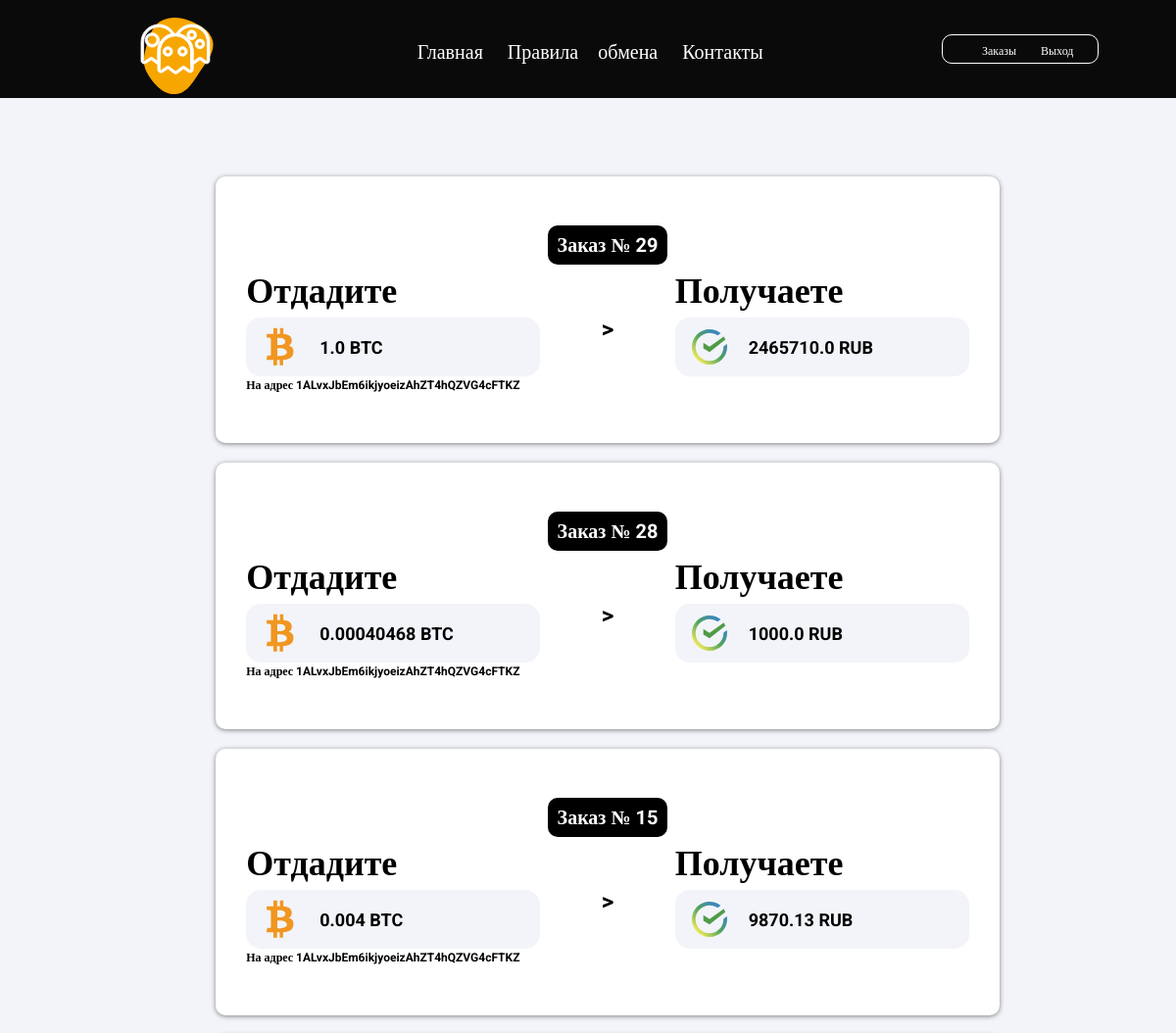
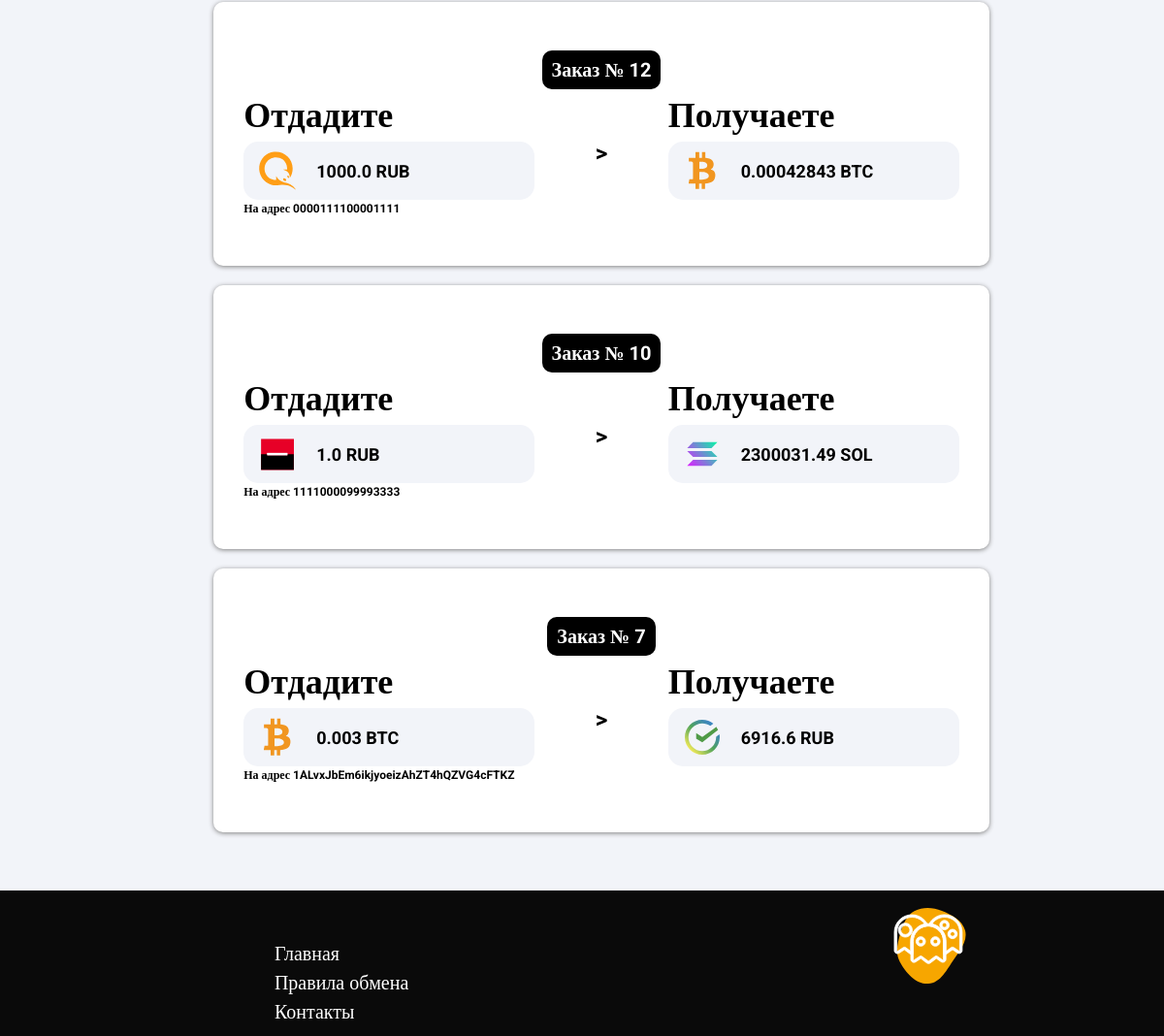
Screenshot of /orders/ (signed in) with the database file from the repository (2 pictures, top to bottom).
### main/models.py (models this page shows, shortened)
class Order(models.Model):
    number = models.IntegerField(
        null = False,
        default = 0,
    )
    random_string = models.CharField(
        max_length = 200,
        null = False,
        default = 'Нет строки',
    )
    date_time = models.DateTimeField(
        null = False,
        default = timezone.now,
    )
    give_sum = models.FloatField(
        null = False,
        default = 0,
    )
    receive_sum = models.FloatField(
        null = False,
        default = 0,
    )
    give = models.ForeignKey(
        GiveCurrency,
        on_delete = models.SET_NULL,
        null = True,
    )
    receive = models.ForeignKey(
        ReceiveCurrency,
        on_delete = models.SET_NULL,
        null = True,
    )
    give_token_standart = models.ForeignKey(
        TokenStandart,
        on_delete = models.SET_NULL,
        null = True,
        related_name = 'give_token_standart',
    )
    receive_token_standart = models.ForeignKey(
        TokenStandart,
        on_delete = models.SET_NULL,
        null = True,
        related_name = 'receive_token_standart',
    )
    receive_name = models.CharField(
        max_length = 255,
        null = False,
        default = 'Без имени',
    )
    receive_address = models.CharField(
        max_length = 255,
        null = False,
        default = 'Без адреса',
    )
    address_to = models.ForeignKey(
        AddressTo,
        on_delete = models.SET_NULL,
        null = True,
    )
    paid = models.BooleanField(
        null = False,
        default = False,
    )
    user = models.ForeignKey(
        User,
        null = True,
        on_delete = models.SET_NULL,
    )
    status = models.ForeignKey(
        OrderStatus,
        null = True,
        on_delete = models.SET_NULL,
    )
    def get_absolute_url(self):
        return reverse('order_info', kwargs={'random_string': self.random_string })

class GiveCurrency(models.Model):
    currency_name = models.CharField(
        max_length = 150,
    )
    currency_name_short = models.CharField(
        max_length = 10,
    )
    image = models.FileField(
        upload_to = 'images/coins/',
        null = False,
    )
    category_payment_method = models.ForeignKey(
        CategoryPaymentMethod,
        on_delete = models.SET_NULL,
        null = True,
    )
    token_standart = models.ManyToManyField(
        TokenStandart,
    )

class AddressTo(models.Model):
    address = models.CharField(
        max_length = 255,
        null = False,
        default = 'Без адреса',
    )
    currency = models.ForeignKey(
        GiveCurrency,
        on_delete = models.SET_NULL,
        null = True,
    )
    token_standart = models.ForeignKey(
        TokenStandart,
        on_delete = models.SET_NULL,
        null = True,
    )
    def __str__(self) -> str:
        return f'{self.address}'

class ReceiveCurrency(models.Model):
    currency_name = models.CharField(max_length=150)
    currency_name_short = models.CharField(max_length=10)
    image = models.FileField(upload_to='images/coins/', null=False)
    category_payment_method = models.ForeignKey(CategoryPaymentMethod, on_delete=models.SET_NULL, null=True)
    token_standart = models.ManyToManyField(TokenStandart)

### main/views.py (the view, shortened to what this page needs)
# urls.py: path('orders/', views.OrdersList.as_view(), name='orders'),
class OrdersList(ListView):
    template_name = 'main/order_list.html'
    context_object_name = 'orders'
    extra_context = {
            'nav_bar': NAV_BAR,
            'MEDIA_URL': MEDIA_URL,
            'title': 'Заказы',
        }
    ordering = ['-date_time',]

### main/templates/main/order_list.html (shortened to what this page needs)
{% extends 'base.html' %}
{% load static %}
{% block header %}
    <link rel="stylesheet" href="{% static 'main/css/order_list.css' %}" type="text/css">
{% endblock %}
{% block content %}
    <div class="content">
        <ul>
            {% for order in orders %}
                <li>
                    <div class="order-wrap">
                        <div class="head">
                            <div class="number">Заказ № {{ order.number }}</div>
                        </div>
                        <a href="{{ order.get_absolute_url }}" class="middle">
                            <div>
                                <h2>Отдадите</h2>
                                <div class="check receive">
                                    <div><img src="{{ MEDIA_URL }}{{ order.give.image }}"></div>
                                    <div>{{ order.give_sum }} {{ order.give.currency_name_short }}</div>
                                </div>
                                <div class="address-to-wrap"><span>На адрес {{ order.address_to }}</span></div>
                            </div>
                            <div style="display: table;"><div style="display: table-cell; vertical-align: middle;">></div></div>
                            <div>
                                <h2>Получаете</h2>
                                <div class="check give">
                                    <div><img src="{{ MEDIA_URL }}{{ order.receive.image }}"></div>
                                    <div>{{ order.receive_sum }} {{ order.receive.currency_name_short }}</div>
                                </div>
                            </div>
                        </a>
                    </div>
                </li>
            {% endfor %}
        </ul>
    </div>
{% endblock %}

### static/main/css/base.css (style rules this page uses)
* { margin: 0px; box-sizing: border-box; }
body { font-family: 'Roboto'; font-size: 20px; font-weight: 400; line-height: 1.5; color: #292b2c; background-color: #fff; }
.content { font-family: 'Roboto', cursive; min-height: 100%; }

### static/main/css/order_list.css (style rules this page uses)
body { background-color: #f2f4f9; font-family: 'Roboto', cursive; }
.content { margin: 30px auto; max-width: 900px; padding: 30px 30px; min-height: 100%; border-radius: 15px; }
.check { display: flex; width: 300px; background-color: #f2f4f9; border-radius: 15px; }
.check div { margin: auto 5px; font-size: 18px; }
.check img { width: 60px; }
.number { background-color: black; color: white; padding: 5px 10px; border-radius: 10px; text-align: center; }

### main/templates/main/order_list.html (style rules this page uses)
.order-wrap { background-color: rgb(255, 255, 255); padding: 50px 0px; font-weight: bolder; border-radius: 10px; margin-top: 20px; box-shadow: 0px 1px 5px 0px grey; }
.middle { display: flex; justify-content: space-around; font-size: 24px; text-decoration: none; color: black; }
.address-to-wrap { font-size: 12px; }
.content ul { list-style: none; }
.head { display: flex; justify-content: center; }

### rows the page displays
Order: number "29", give.image (picture), give_sum "1.0", give.currency_name_short "BTC", address_to "1ALvxJbEm6ikjyoeizAhZT4hQZVG4cFTKZ", receive.image (picture), receive_sum "2465710.0", receive.currency_name_short "RUB"
Order: number "28", give.image (picture), give_sum "0.00040468", give.currency_name_short "BTC", address_to "1ALvxJbEm6ikjyoeizAhZT4hQZVG4cFTKZ", receive.image (picture), receive_sum "1000.0", receive.currency_name_short "RUB"
Order: number "15", give.image (picture), give_sum "0.004", give.currency_name_short "BTC", address_to "1ALvxJbEm6ikjyoeizAhZT4hQZVG4cFTKZ", receive.image (picture), receive_sum "9870.13", receive.currency_name_short "RUB"
Order: number "12", give.image (picture), give_sum "1000.0", give.currency_name_short "RUB", address_to "0000111100001111", receive.image (picture), receive_sum "0.00042843", receive.currency_name_short "BTC"
Order: number "10", give.image (picture), give_sum "1.0", give.currency_name_short "RUB", address_to "1111000099993333", receive.image (picture), receive_sum "2300031.49", receive.currency_name_short "SOL"
Order: number "7", give.image (picture), give_sum "0.003", give.currency_name_short "BTC", address_to "1ALvxJbEm6ikjyoeizAhZT4hQZVG4cFTKZ", receive.image (picture), receive_sum "6916.6", receive.currency_name_short "RUB"

### other values shown
{{ link.title }} "Главная" "Правила обмена" "Контакты"
